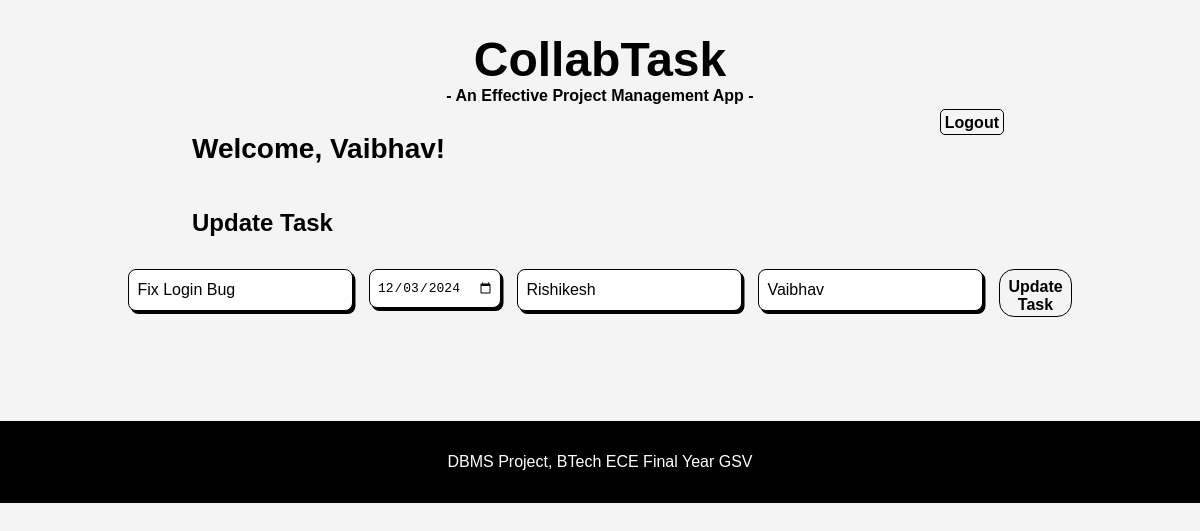
/update/1 (signed in), run on the app's committed database.
### app.py (models this page shows, shortened)
class Task(db.Model):
    id = db.Column(db.Integer, primary_key=True)
    title = db.Column(db.String(100), nullable=False)
    date = db.Column(db.Date, nullable=True)
    assigned_to = db.Column(db.String(50), nullable=True)
    assigned_by = db.Column(db.String(50), nullable=True)
    is_done = db.Column(db.Boolean, default=False)
    status = db.Column(db.String(20), default='Active')  # New status column

### app.py (the view, shortened to what this page needs)
@app.route('/update/<int:task_id>', methods=['GET', 'POST'])
def update_task(task_id):
    task = Task.query.get_or_404(task_id)
    return render_template('update.html', task=task)

### templates/update.html
{% extends "base.html" %}
{% block content %}
<section>
    <h2>Update Task</h2>
    <form action="/update/{{ task.id }}" method="POST" class="task-form">
        <input type="text" name="title" value="{{ task.title }}" required class="input1">
        <input type="date" name="date" value="{{ task.date }}" required class="input2">
        <input type="text" name="assigned_to" value="{{ task.assigned_to }}" class="input1">
        <input type="text" name="assigned_by" value="{{ task.assigned_by }}" class="input1">
        <button type="submit" class="master-button">Update Task</button>
    </form>
</section>
{% endblock %}

### templates/base.html (shortened to what this page needs)
<!DOCTYPE html>
<html lang="en">
<head>
    <link rel="stylesheet" href="{{ url_for('static', filename='styles.css') }}">
</head>
<body>
    <header>
        <h1>CollabTask</h1>
        <span><b>- An Effective Project Management App -</b></span>
        {% if session.get('username') %}
        <div class="welcome">
            <p>Welcome, {{ session['username'] }}!</p>
            <a href="/logout">Logout</a>
        </div>
        {% endif %}
    </header>
    <main>
        {% block content %}{% endblock %}
    </main>
    <footer>
        <p>DBMS Project, BTech ECE Final Year GSV</p>
    </footer>
</body>
</html>

### static/styles.css (style rules this page uses)
body { font-family: Poppins, sans-serif; margin: 0; padding: 0; background-color: #f4f4f4; }
header { color: black; padding-top: 2em; text-align: center; }
h1 { margin: 0; font-size: 3rem; }
main { padding: 2em; }
h1, h2 { font-weight: bold; text-align: center; color: #000000; }
.welcome { height: 1.5rem; padding: 0 12rem; display: flex; justify-content: space-between; font-size: 1.75rem; font-weight: bold; }
.welcome a { font-size: 1rem; height: 1rem; text-decoration: none; color: #000; background-color: transparent; border: #000 1px solid; border-radius: 5px; padding: 0.25rem; margin: 0.25rem; transition: all 300ms; }
.task-form { padding: 0.5rem; display: flex; margin: 1rem 10rem 2rem 10rem; justify-content: center; gap: 1em; }
.task-form input { height: 1.5rem; padding: 0.875rem; font-size: 1rem; border: 1.5px solid #000; border-radius: 0.5rem; box-shadow: 2.5px 3px 0 #000; outline: none; transition: ease 0.25s; }
.input1 { width: 30rem; height: 1.5rem; }
.task-form input, .task-form button { padding: 0.5em; font-size: 1em; }
.master-button { font-weight: bold; height: 3em; width: 10rem; background-color: transparent; border: 1.5px solid #000000; border-radius: 0.9375em; box-sizing: border-box; color: #000000; cursor: pointer; transition: all 300ms; }
section h2 { text-align: left; margin:3rem 0 1.5rem 10rem ; }
footer { text-align: center; padding: 1em 0; background-color: #000000; color: white; margin-top: 2em; }

### data on the page
Task: username "Vaibhav", title "Fix Login Bug", date "12/03/2024", assigned_to "Rishikesh", assigned_by "Vaibhav"
